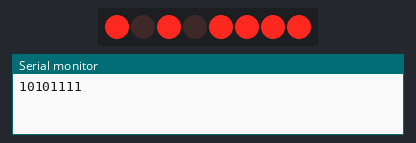
Bench run of a sketch on a simulated Arduino Uno, built with avr-gcc and run on an emulated ATmega328P. Shown: 8 shift-register outputs drawn as a row of LEDs (first output left, lit = HIGH), the last lines printed to the serial monitor. Wiring (inferred from the names in the program): shift register (74HC595): data pin 12; shift clock pin 13; latch pin 8. Wiring (inferred from the signals the program sends): row of LEDs: on Q0, Q1, Q2, Q3, Q4, Q5, Q6, Q7.

Above: at 1.0 s.
At 3.0 s:
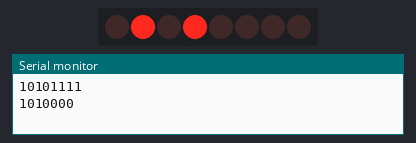
Timing chart, 0 to 5.2 s (numbered marks = the images above):
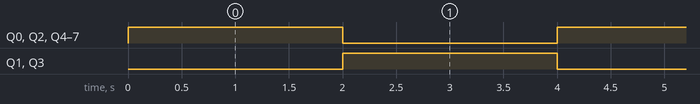

The sketch:

Clase_39_shift_register_circular.ino
```cpp
int latchPin= 8;
int clockPin = 13;
int dataPin = 12;
byte myByte = 0b10101111;
int dt = 2000;

void setup() {
  // put your setup code here, to run once:
Serial.begin(9600);
pinMode(latchPin,OUTPUT);
pinMode(clockPin,OUTPUT);
pinMode(dataPin,OUTPUT);
}

//128 64 32 16 8 4 2 1
//
//BINARIO1              BINARIO2
//11110000              00001111  = 255
//11000000              00111111  = 255
//00000001              11111110  = 255


void loop() {
  // put your main code here, to run repeatedly:
  digitalWrite(latchPin, LOW);
  shiftOut(dataPin,clockPin,LSBFIRST, myByte);
  digitalWrite(latchPin, HIGH);
  Serial.println(myByte, BIN);
  delay(dt);
  myByte = 255-myByte;


}
```

Measured:
- by itself, Q0–7: alternates HIGH for 2.0 s and LOW for 2.0 s
